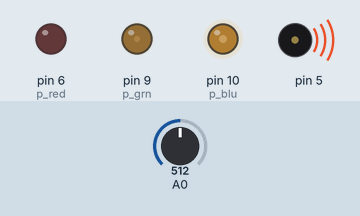
Simulated run of this sketch. Board: Arduino Uno, built with avr-gcc and run on an emulated ATmega328P. Parts: output pins drawn as LEDs (lit = HIGH), buzzer (waves = sounding). The test bench sets the inputs (shaded band); at power-on: A0 = 512.

Above: at 0.15 s.
At 10.78 s:
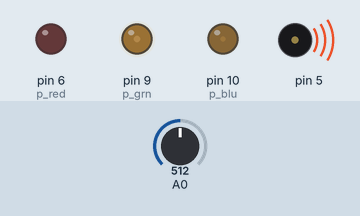
At 20.21 s:
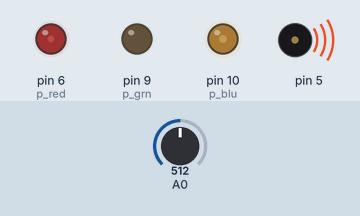
At 39.66 s:
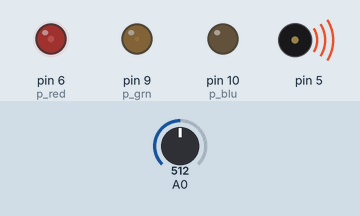
Timing chart, 0 to 40.0 s (numbered marks = the images above):
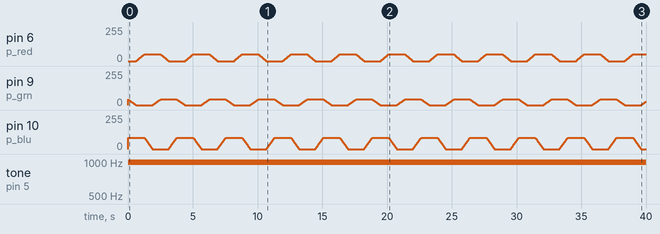

The sketch:

RGBLed.ino
```cpp
// Example 4.4
// Color wheel on RGB LED

int p_red = 6;
int p_grn = 9;
int p_blu = 10;

int pitchOut;

// the setup routine runs once when you press reset:
void setup()  {
  // declare LEDs to be output
  pinMode(p_red, OUTPUT);
  pinMode(p_grn, OUTPUT);
  pinMode(p_blu, OUTPUT);
}


void loop() {


  static double hue = 180.0;
  //The Hue value will vary from 0 to 360, which represents degrees in the color wheel

  setLedColorHSV(hue,1,1); //We are using Saturation and Value constant at 1
  hue += 1;
  if( hue >= 360)
    hue = 0;
  delay(10); //each color will be shown for 10 milliseconds

  setAudio();
  tone(5,pitchOut);
}

void setAudio()
{
  int sensorReading = analogRead(A0);

  pitchOut = map(sensorReading, 10, 800, 120, 1500);
}

//Convert a given HSV (Hue Saturation Value) to RGB(Red Green Blue) and set the led to the color
//  h is hue value, integer between 0 and 360
//  s is saturation value, double between 0 and 1
//  v is value, double between 0 and 1
//http://splinter.com.au/blog/?p=29
void setLedColorHSV(int h, double s, double v) {
  //this is the algorithm to convert from RGB to HSV
  double r=0;
  double g=0;
  double b=0;

  double hf=h/60.0;

  int i=(int)floor(h/60.0);
  double f = h/60.0 - i;
  double pv = v * (1 - s);
  double qv = v * (1 - s*f);
  double tv = v * (1 - s * (1 - f));

  switch (i)
  {
  case 0: // red dominant
    r = v;
    g = tv;
    b = pv;
    break;
  case 1: // green
    r = qv;
    g = v;
    b = pv;
    break;
  case 2:
    r = pv;
    g = v;
    b = tv;
    break;
  case 3: // blue
    r = pv;
    g = qv;
    b = v;
    break;
  case 4:
    r = tv;
    g = pv;
    b = v;
    break;
  case 5: // red
    r = v;
    g = pv;
    b = qv;
    break;
  }

  //set each component to a integer value between 0 and 255
  int red=constrain((int)255*r,0,255);
  int green=constrain((int)255*g,0,255);
  int blue=constrain((int)255*b,0,255);

  setLedColor(red,green,blue);
}

//Sets the current color for the RGB LED
void setLedColor(int red, int green, int blue) {
  //Note that we are reducing 1/4 the intensity for the green and blue components because
  //  the red one is too dim on my LED. You may want to adjust that.
  analogWrite(p_red,red/5); //Red pin attached to 9
  analogWrite(p_grn,green/6); //Red pin attached to 9
  analogWrite(p_blu,blue/3); //Red pin attached to 9
}
```

Measured:
- by itself, tone on pin 5: silent → 996 Hz at 0.01 s
